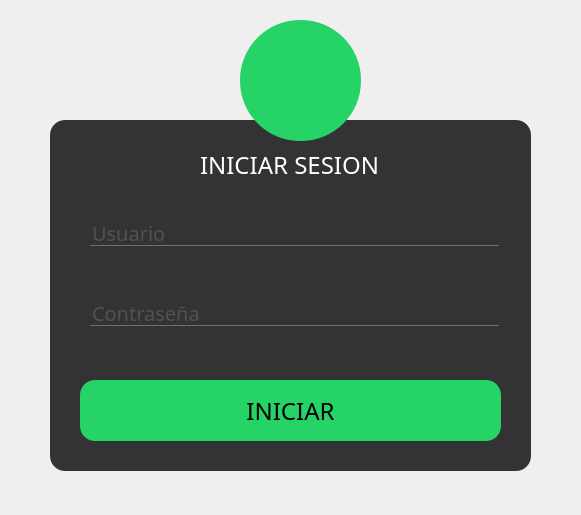
<?xml version="1.0" encoding="UTF-8"?>
<ui version="4.0">
 <class>UI_login</class>
 <widget class="QWidget" name="UI_login">
  <property name="geometry">
   <rect>
    <x>0</x>
    <y>0</y>
    <width>581</width>
    <height>515</height>
   </rect>
  </property>
  <property name="minimumSize">
   <size>
    <width>581</width>
    <height>515</height>
   </size>
  </property>
  <property name="maximumSize">
   <size>
    <width>581</width>
    <height>515</height>
   </size>
  </property>
  <property name="windowTitle">
   <string>INICIO</string>
  </property>
  <property name="styleSheet">
   <string notr="true">*{
	font-family: century gothic;
	font-size: 24px;
}
QWidget
{
	background:url(:/icons/fondo.jpg);
}

QFrame
{
	background:#333;
	border-radius:15px;
}
QToolButton
{
	background:#25D366;
	border-radius:60px;
}
QLabel
{
	color:white;
}

QPushButton:hover
{	
	color:#333;
	background:#128C7E;
	border-radius:15px;
	
}
QPushButton
{
	background:#25D366;
	border-radius:15px;
}
QLineEdit
{
	background:transparent;
	font-size:20px;
	border:none;
	color:#717072;
	border-bottom:1px solid #717062;
}















</string>
  </property>
  <widget class="QFrame" name="frame">
   <property name="geometry">
    <rect>
     <x>50</x>
     <y>120</y>
     <width>481</width>
     <height>351</height>
    </rect>
   </property>
   <property name="frameShape">
    <enum>QFrame::StyledPanel</enum>
   </property>
   <property name="frameShadow">
    <enum>QFrame::Raised</enum>
   </property>
   <widget class="QLabel" name="label">
    <property name="geometry">
     <rect>
      <x>150</x>
      <y>30</y>
      <width>177</width>
      <height>30</height>
     </rect>
    </property>
    <property name="text">
     <string>INICIAR SESION</string>
    </property>
   </widget>
   <widget class="QPushButton" name="btn_iniciar">
    <property name="geometry">
     <rect>
      <x>30</x>
      <y>260</y>
      <width>421</width>
      <height>61</height>
     </rect>
    </property>
    <property name="text">
     <string>INICIAR</string>
    </property>
   </widget>
   <widget class="QLineEdit" name="le_password">
    <property name="geometry">
     <rect>
      <x>40</x>
      <y>180</y>
      <width>409</width>
      <height>26</height>
     </rect>
    </property>
    <property name="text">
     <string/>
    </property>
    <property name="echoMode">
     <enum>QLineEdit::Password</enum>
    </property>
    <property name="placeholderText">
     <string>Contraseña</string>
    </property>
   </widget>
   <widget class="QLineEdit" name="le_usuario">
    <property name="geometry">
     <rect>
      <x>40</x>
      <y>100</y>
      <width>409</width>
      <height>26</height>
     </rect>
    </property>
    <property name="text">
     <string/>
    </property>
    <property name="placeholderText">
     <string>Usuario</string>
    </property>
   </widget>
  </widget>
  <widget class="QToolButton" name="btn_whatsapp">
   <property name="geometry">
    <rect>
     <x>240</x>
     <y>20</y>
     <width>121</width>
     <height>121</height>
    </rect>
   </property>
   <property name="text">
    <string/>
   </property>
   <property name="icon">
    <iconset resource="Resources/icons.qrc">
     <normaloff>:/icons/whatsapp logo.png</normaloff>:/icons/whatsapp logo.png</iconset>
   </property>
   <property name="iconSize">
    <size>
     <width>128</width>
     <height>64</height>
    </size>
   </property>
  </widget>
 </widget>
 <resources>
  <include location="Resources/icons.qrc"/>
 </resources>
 <connections/>
</ui>
